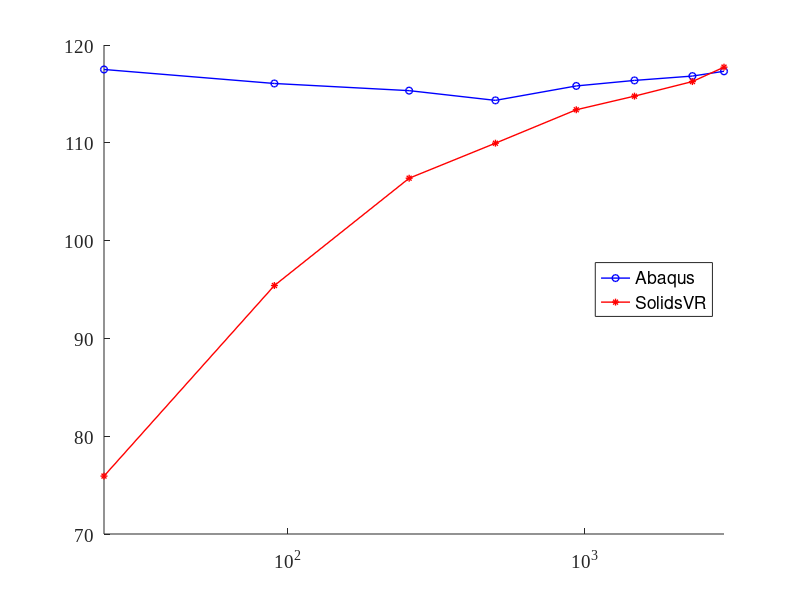

MATLAB code to generate this figure: (Note: this script raises an error after producing the figure.)
clc; clear;

content = fileread( 'Case3_stress.txt' ) ;
data = textscan( content, '%s','HeaderLines',2) ;
text = data{1};

k = 1;
c = 1;
r = 1;

for i = 1: length(text)
    
    if strcmp(text(i), "plots")
        temp = cell2mat(text(i+1));
        it = str2double(temp);
    end
    
    if strcmp(text(i), "numpoints")
        temp = cell2mat(text(i+1));
        number = str2double(temp);
    end
    
    if strcmp(text(i), "logarithmic")
        log = cell2mat(text(i+1));
    end
    
    if strcmp(text(i), "title")
        Title = cell2mat(text(i+1));
        Title= strrep(Title,'_',' ');
    end
    if strcmp(text(i), "xlabel")
        xLabel = cell2mat(text(i+1));
        xLabel = strrep(xLabel,'_',' ');
    end
    if strcmp(text(i), "ylabel")
        yLabel = cell2mat(text(i+1));
        yLabel = strrep(yLabel,'_',' ');
    end

    if strcmp(text(i), "xaxis")
        for j = i:(i+number-1)
             cell = cell2mat(text(j+1));
             xaxis((j+1)-i) = str2double(cell);
        end
    end
    
    if strcmp(text(i), "numbx")
        temp = cell2mat(text(i+1));
        numbx = str2double(temp);
    end
    
    if strcmp(text(i), "xaxisPlot")
        for j = i:(i+numbx-1)
             cell = cell2mat(text(j+1));
             xaxisPlot((j+1)-i) = str2double(cell);
        end
    end
    
    if strcmp(text(i), "yaxis")
       for l = i:(i+number-1);
             cell = cell2mat(text(l+1));
             yaxis(((l+1)-i),k) = str2double(cell);
        end
        k = k+1;
    end
    if strcmp(text(i), "color")
        colors(c) = text(i+1);
        c =c +1;
    end
    
    if strcmp(text(i), "legend")
        Legend(r) = text(i+1);
        Legend(r) = strrep(Legend(r),'_',' ');
        r = r +1;
    end
    
end

%figure(1)
figure('Renderer', 'painters', 'Position', [10 10 1000 400])
hold on

set(gca, 'FontName', 'Times New Roman')
set(gca,'fontsize',14)
%legend([plot1,plot2],'t_{i}','t_{ri}','Location','southeast');
%axis tight
%grid minor


if(strcmp(log,"true"))
    set(gca, 'XScale', 'log')
end

if it == 1
    p1 = plot(xaxis,yaxis(:,1),'o-',cell2mat(colors(1)),'LineWidth',1,'MarkerSize',5);
end

if it == 2
    p1 = plot(xaxis,yaxis(:,1),'o-','color',cell2mat(colors(1)),'LineWidth',1,'MarkerSize',5);
    p2 = plot(xaxis,yaxis(:,2),'*-','color',cell2mat(colors(2)),'LineWidth',1,'MarkerSize',5);
    
    h = [p1(1);p2(1)];
 % Now call the legend function passing the handle h and specify the text
    legend(h,cell2mat(Legend(1)),cell2mat(Legend(2)),'Location','east');
    xlim([xaxis(1),xaxis(length(xaxis))]);
end

if it == 3
    p1 = plot(xaxis,yaxis(:,1),'o-','color',cell2mat(colors(1)),'LineWidth',1,'MarkerSize',5);
    p2 = plot(xaxis,yaxis(:,2),'*-','color',cell2mat(colors(2)),'LineWidth',1,'MarkerSize',5);
    p3 = plot(xaxis,yaxis(:,3),'x-','color',cell2mat(colors(3)),'LineWidth',1,'MarkerSize',5);
    
    %legend([p1,p2],'t','t','Location','southeast');
    
    h = [p1(1);p2(1);p3(1)];
 % Now call the legend function passing the handle h and specify the text
    legend(h,cell2mat(Legend(1)),cell2mat(Legend(2)),cell2mat(Legend(3)));
    xlim([xaxis(1),xaxis(length(xaxis))]);
    
end

disp(xaxisPlot)
ax = gca;
ax.XMinorTick = 'on';
ax.XAxis.TickValues = xaxisPlot;


ax.YGrid = 'on';
ax.BoxStyle = 'full';


xlabel(xLabel)
ylabel(yLabel)
%title(Title)